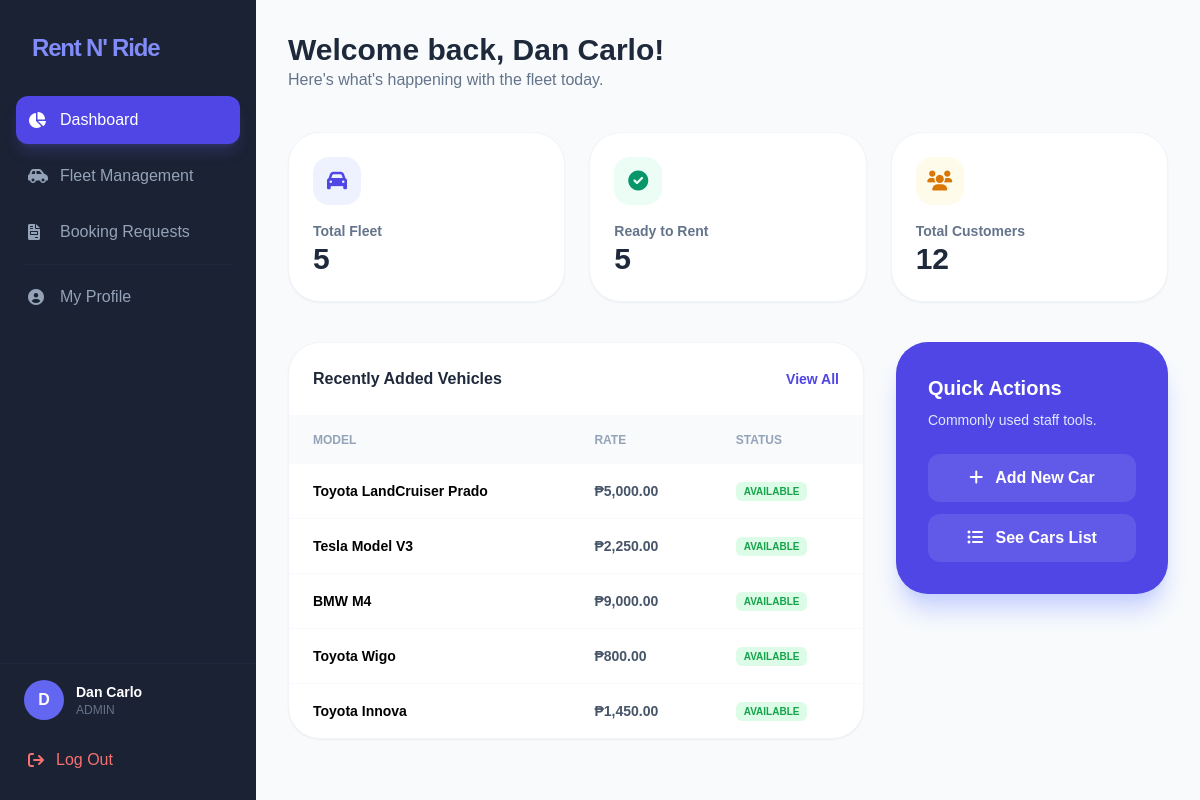
The app's page /dashboardstaff.php (signed in) with its own data.
### tables this page shows
CREATE TABLE `tbl_users` (
  `id` int(11) NOT NULL,
  `username` varchar(100) NOT NULL,
  `password` varchar(255) NOT NULL,
  `role` varchar(20) DEFAULT 'Customer',
  `display_name` varchar(100) DEFAULT NULL,
  `first_name` varchar(100) DEFAULT NULL,
  `middle_name` varchar(100) DEFAULT NULL,
  `last_name` varchar(100) DEFAULT NULL,
  `birthday` varchar(30) DEFAULT NULL,
  `email` varchar(100) NOT NULL,
  `contact_number` varchar(20) DEFAULT NULL,
  `address` varchar(150) DEFAULT NULL,
  `gender` varchar(20) DEFAULT NULL,
  `profile_image` varchar(255) DEFAULT NULL
);

CREATE TABLE `tbl_cars` (
  `id` int(11) NOT NULL,
  `model` varchar(100) NOT NULL,
  `type` varchar(50) DEFAULT NULL,
  `status` varchar(50) DEFAULT 'Available',
  `daily_rate` decimal(10,2) DEFAULT NULL,
  `image` varchar(255) DEFAULT NULL
);

### dashboardstaff.php (the view, shortened to what this page needs)
<?php
require_once 'auth.php';
$user_id = $_SESSION['user_id'];
$stmt = $pdo->prepare("SELECT * FROM tbl_users WHERE id = ?");
$stmt->execute([$user_id]);
$user = $stmt->fetch();
$role = $user['role'] ?? 'Staff';
$total_cars = $pdo->query("SELECT COUNT(*) FROM tbl_cars")->fetchColumn();
$available_cars = $pdo->query("SELECT COUNT(*) FROM tbl_cars WHERE status = 'Available'")->fetchColumn();
$total_customers = $pdo->query("SELECT COUNT(*) FROM tbl_users WHERE role = 'Customer'")->fetchColumn();
$recent_stmt = $pdo->query("SELECT model, status, daily_rate FROM tbl_cars ORDER BY id DESC LIMIT 5");
$recent_cars = $recent_stmt->fetchAll();
$current_page = basename($_SERVER['PHP_SELF']);
?>
<!DOCTYPE html>
<html lang="en">
<head>
    <script src="https://cdn.tailwindcss.com"></script>
    <link rel="stylesheet" href="https://cdnjs.cloudflare.com/ajax/libs/font-awesome/6.0.0/css/all.min.css">
</head>
<body class="bg-slate-50" x-data="{ showLogoutModal: false, showAddModal: false }">
    <div class="flex min-h-screen">
        <aside class="w-64 glass-sidebar text-white flex flex-col fixed h-full">
            <div class="p-8">
                <h1 class="text-2xl font-bold tracking-tighter text-indigo-400">Rent N' Ride</h1>
            </div>
            <nav class="flex-1 px-4 space-y-2">
                <a href="dashboardstaff.php"
                class="flex items-center space-x-3 p-3 <?= $current_page == 'dashboardstaff.php' ? 'bg-indigo-600 text-white shadow-lg shadow-indigo-500/20' : 'text-slate-400 hover:bg-slate-800' ?> rounded-xl transition">
                    <i class="fa-solid fa-chart-pie w-5"></i> <span>Dashboard</span>
                </a>
                <a href="car_manage.php"
                class="flex items-center space-x-3 p-3 text-slate-400 hover:bg-slate-800 rounded-xl transition">
                    <i class="fa-solid fa-car-side w-5"></i> <span>Fleet Management</span>
                </a>
                <a href="manage_rentals.php" class="flex items-center space-x-3 p-3 <?= ($current_page == 'manage_rentals.php') ? 'bg-indigo-600 text-white' : 'text-slate-400 hover:bg-slate-800' ?> rounded-xl transition">
                    <i class="fa-solid fa-file-invoice w-5"></i>
                    <span>Booking Requests</span>
                </a>
                <hr class="border-slate-800 my-4 mx-2">
                <a href="staff_profile.php"
                class="flex items-center space-x-3 p-3 text-slate-400 hover:bg-slate-800 rounded-xl transition">
                    <i class="fa-solid fa-circle-user w-5"></i> <span>My Profile</span>
                </a>
            </nav>
            <div class="p-4 border-t border-slate-800">
                <div class="flex items-center space-x-3 mb-4 px-2">
                    <div class="w-10 h-10 bg-indigo-500 rounded-full flex items-center justify-center font-bold">
                        <?= strtoupper(substr($_SESSION['username'] ?? 'S', 0, 1)); ?>
                    </div>
                    <div>
                        <p class="text-sm font-semibold"><?= htmlspecialchars($_SESSION['username'] ?? 'Staff'); ?></p>
                        <p class="text-xs text-slate-500"><?= htmlspecialchars($role); ?></p>
                    </div>
                </div>
                <button @click="showLogoutModal = true" class="flex items-center space-x-3 p-3 text-red-400 hover:bg-red-500/10 rounded-xl transition w-full text-left">
                    <i class="fa-solid fa-arrow-right-from-bracket"></i> <span>Log Out</span>
                </button>
            </div>
        </aside>
        <main class="ml-64 flex-1 p-8">
            <header class="mb-10">
                <h2 class="text-3xl font-bold text-slate-800">Welcome back, <?= htmlspecialchars($_SESSION['username'] ?? 'Staff'); ?>!</h2>
                <p class="text-slate-500">Here's what's happening with the fleet today.</p>
            </header>
            <div class="grid grid-cols-1 md:grid-cols-3 gap-6 mb-10">
                <div class="bg-white p-6 rounded-[2rem] shadow-sm border border-slate-100 stat-card">
                    <div class="w-12 h-12 bg-indigo-50 rounded-2xl flex items-center justify-center text-indigo-600 mb-4">
                        <i class="fa-solid fa-car text-xl"></i>
                    </div>
                    <p class="text-slate-500 text-sm font-semibold">Total Fleet</p>
                    <h3 class="text-3xl font-bold text-slate-800"><?= $total_cars ?></h3>
                </div>
                <div class="bg-white p-6 rounded-[2rem] shadow-sm border border-slate-100 stat-card">
                    <div class="w-12 h-12 bg-emerald-50 rounded-2xl flex items-center justify-center text-emerald-600 mb-4">
                        <i class="fa-solid fa-circle-check text-xl"></i>
                    </div>
                    <p class="text-slate-500 text-sm font-semibold">Ready to Rent</p>
                    <h3 class="text-3xl font-bold text-slate-800"><?= $available_cars ?></h3>
                </div>
                <div class="bg-white p-6 rounded-[2rem] shadow-sm border border-slate-100 stat-card">
                    <div class="w-12 h-12 bg-amber-50 rounded-2xl flex items-center justify-center text-amber-600 mb-4">
                        <i class="fa-solid fa-users text-xl"></i>
                    </div>
                    <p class="text-slate-500 text-sm font-semibold">Total Customers</p>
                    <h3 class="text-3xl font-bold text-slate-800"><?= $total_customers ?></h3>
                </div>
            </div>
            <div class="grid grid-cols-1 lg:grid-cols-3 gap-8">
                <div class="lg:col-span-2">
                    <div class="bg-white rounded-[2rem] border border-slate-100 shadow-sm overflow-hidden">
                        <div class="p-6 border-b border-slate-50 flex justify-between items-center">
                            <h3 class="font-bold text-slate-800">Recently Added Vehicles</h3>
                            <a href="car_manage.php" class="text-indigo-600 text-sm font-bold hover:underline">View All</a>
                        </div>
                        <table class="w-full text-left">
                            <thead class="bg-slate-50 text-slate-400 text-xs uppercase">
                                <tr>
                                    <th class="px-6 py-4">Model</th>
                                    <th class="px-6 py-4">Rate</th>
                                    <th class="px-6 py-4">Status</th>
                                </tr>
                            </thead>
                            <tbody class="divide-y divide-slate-50 text-sm">
                                <?php foreach($recent_cars as $car): ?>
                                <tr>
                                    <td class="px-6 py-4 font-semibold"><?= htmlspecialchars($car['model']) ?></td>
                                    <td class="px-6 py-4 font-bold text-slate-600">₱<?= number_format($car['daily_rate'], 2) ?></td>
                                    <td class="px-6 py-4">
                                        <span class="px-2 py-1 rounded-md text-[10px] font-bold uppercase <?= $car['status'] == 'Available' ? 'bg-green-100 text-green-600' : 'bg-amber-100 text-amber-600' ?>">
                                            <?= $car['status'] ?>
                                        </span>
                                    </td>
                                </tr>
                                <?php endforeach; ?>
                            </tbody>
                        </table>
                    </div>
                </div>
                <div class="space-y-6">
                    <div class="bg-indigo-600 p-8 rounded-[2rem] text-white shadow-xl shadow-indigo-200">
                        <h3 class="text-xl font-bold mb-2">Quick Actions</h3>
                        <p class="text-indigo-100 text-sm mb-6">Commonly used staff tools.</p>
                        <div class="space-y-3">
                            <button @click="showAddModal = true" class="block w-full py-3 bg-white/10 hover:bg-white/20 rounded-xl text-center font-bold transition">
                                <i class="fa-solid fa-plus mr-2"></i> Add New Car
                            </button>
                            <a href="car_manage.php" class="block w-full py-3 bg-white/10 hover:bg-white/20 rounded-xl text-center font-bold transition">
                                <i class="fa-solid fa-list-ul mr-2"></i> See Cars List
                            </a>
                        </div>
                    </div>
                </div>
            </div>
        </main>
    </div>
</body>
</html>

### dashboardstaff.php (style rules this page uses)
body { font-family: 'Plus Jakarta Sans', sans-serif; }
.glass-sidebar { background: rgba(15, 23, 42, 0.95); backdrop-filter: blur(10px); }
.stat-card { transition: transform 0.2s; }

### records on screen
tbl_users: role "ADMIN"
tbl_cars: model "Toyota LandCruiser Prado", daily_rate "5,000.00", status "AVAILABLE"
tbl_cars: model "Tesla Model V3", daily_rate "2,250.00", status "AVAILABLE"
tbl_cars: model "BMW M4", daily_rate "9,000.00", status "AVAILABLE"
tbl_cars: model "Toyota Wigo", daily_rate "800.00", status "AVAILABLE"
tbl_cars: model "Toyota Innova", daily_rate "1,450.00", status "AVAILABLE"

### other values on screen
substr($_SESSION['username'] ?? 'S', 0, 1) "D"
$_SESSION['username'] "Dan Carlo"
$total_cars "5"
$available_cars "5"
$total_customers "12"
